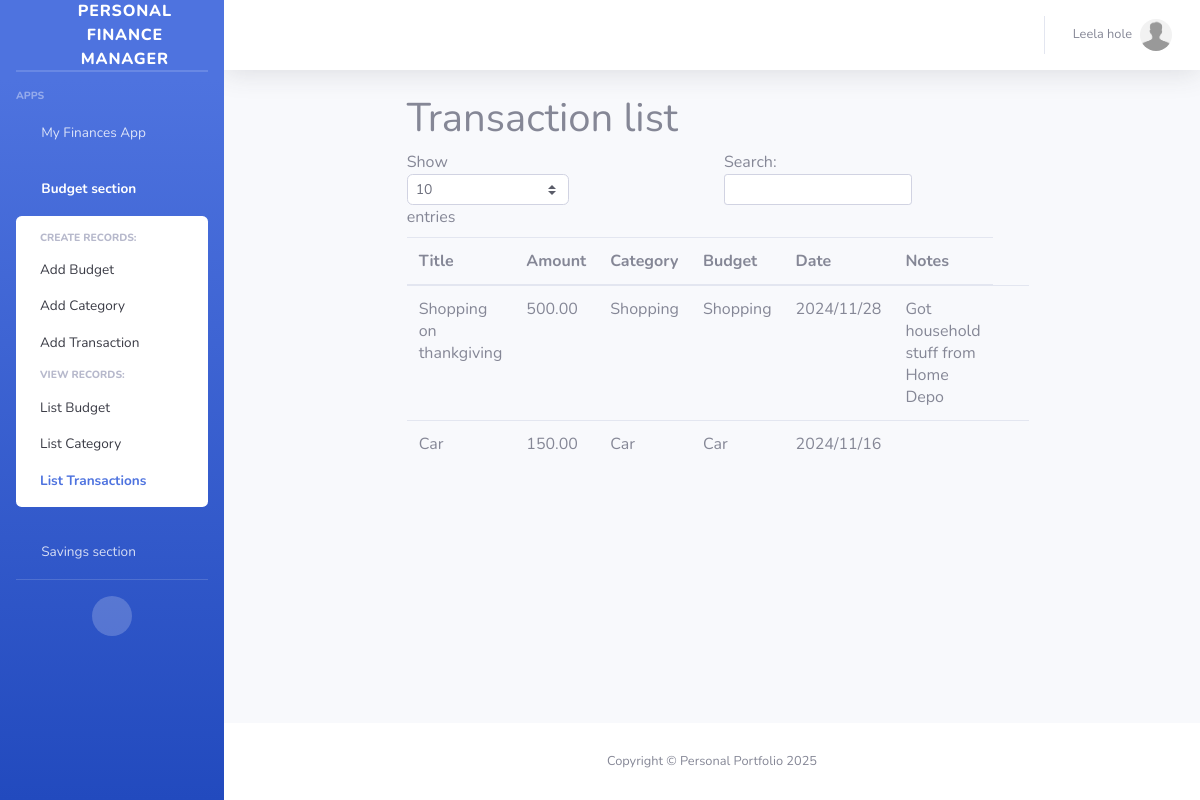
Page /budget_section/transactions/ (signed in) on the committed database.
### accounts/models.py (models this page shows, shortened)
class CustomUser(AbstractUser, PermissionsMixin):
    first_name = models.CharField(_('first name'), max_length=30, blank=False, null=False, unique=True)
    last_name = models.CharField(_('last name'), max_length=30, blank=False, null=False, unique=True)
    email = models.EmailField(_('email address'), unique=True, blank=False, null=False)
    phone_number = PhoneNumberField(null=False, blank=False, unique=True)
    is_active = models.BooleanField(_('active'), default=False)
    is_staff = models.BooleanField(_('staff status'), default=False)
    enable_two_factor_authentication = models.BooleanField(null=True, blank=True)
    date_joined = models.DateTimeField(_('date joined'), default=timezone.now)
    email_verified = models.BooleanField(_('email verified'), default=False,
                                         help_text=_('Designates whether the user has verified their email.'))
    objects = CustomUserManager()
    USERNAME_FIELD = 'email'
    REQUIRED_FIELDS = ['first_name', 'last_name']

class Profile(models.Model):
    user = models.OneToOneField(settings.AUTH_USER_MODEL, on_delete=models.CASCADE)
    avatar = models.ImageField(
        default='avatar.jpg',  # default avatar
        upload_to='profile_avatars'  # dir to store the image
    )
    bio = models.CharField(max_length=1000)
    updated_at = models.DateTimeField(auto_now=True)
    created_at = models.DateTimeField(auto_now_add=True)

### budget_section/models.py (models this page shows, shortened)
class Transaction(models.Model):
    title = models.CharField(max_length=200)
    amount = models.DecimalField(max_digits=10, decimal_places=2)
    category = models.ForeignKey(Category, on_delete=models.CASCADE)
    budget = models.ForeignKey(Budget, on_delete=models.CASCADE)
    slug = models.SlugField(blank=True, null=True, unique=True)
    date = models.DateField()
    notes = models.TextField(null=True, blank=True)
    user = models.ForeignKey(settings.AUTH_USER_MODEL, on_delete=models.CASCADE)
    created_at = models.DateTimeField(auto_now_add=True)
    updated_at = models.DateTimeField(auto_now=True)

class Category(models.Model):
    name = models.CharField(max_length=100)
    description = models.TextField(null=True, blank=True)
    user = models.ForeignKey(settings.AUTH_USER_MODEL, on_delete=models.CASCADE)
    slug = models.SlugField(blank=True, null=True)
    created_at = models.DateTimeField(auto_now_add=True)
    updated_at = models.DateTimeField(auto_now=True)
    def __str__(self):
        return self.name
    class Meta:
        verbose_name_plural = 'Categories'
        unique_together = (('user', 'slug'), ('user', 'name'))

class Budget(models.Model):
    name = models.CharField(max_length=100)
    amount = models.DecimalField(max_digits=10, decimal_places=2)
    start_date = models.DateField()
    end_date = models.DateField(null=True, blank=True)
    slug = models.SlugField(blank=True, null=True)
    user = models.ForeignKey(settings.AUTH_USER_MODEL, on_delete=models.CASCADE)
    created_at = models.DateTimeField(auto_now_add=True)
    updated_at = models.DateTimeField(auto_now=True)
    def __str__(self):
        return self.name
    class Meta:
        verbose_name_plural = 'Budgets'
        unique_together = (('user', 'slug'), ('user', 'name'))

### budget_section/views.py (the view)
# urls.py: path('transactions/', TransactionListView.as_view(), name='transaction_list'),
@method_decorator(login_required, name='dispatch')
class TransactionListView(ListView):
    model = Transaction
    template_name = 'budget_section/category_transaction_budget_list.html'
    extra_context = {'list_what': 'Transaction'}
    def get_queryset(self):
        user = self.request.user
        return Transaction.objects.filter(user=user).order_by('-date')

### helper/context_processors.py (called while the page is built)
def add_custom_context(request):
    return {
        'app_name': request.resolver_match.app_name,
        'page_path': request.path,
        'today': datetime.today(),
        'user': request.user if request.user.is_authenticated else None
    }

### templates/budget_section/category_transaction_budget_list.html (shortened to what this page needs)
{% extends 'base2.html' %}
{% load static %}
{% block content %}
    <div class="row">
        <div class="col-lg-8 mx-auto">
            <h1>{{ list_what }} list</h1>
        </div>
    </div>
    <div class="row">
        <div class="col-lg-8 mx-auto table-responsive">
            {% if object_list %}
                <table id="list-table" class="table">
                    <thead>
                    <tr>
                        {% if list_what == 'Budget' %}
                        <th scope="col">Name</th>
                        <th scope="col">Amount</th>
                        <th scope="col">Start date</th>
                        <th scope="col">End date</th>
                        {% elif list_what == 'Category' %}
                        <th scope="col">Name</th>
                        <th scope="col">Description</th>
                        {% elif list_what == 'Transaction' %}
                        <th scope="col">Title</th>
                        <th scope="col">Amount</th>
                        <th scope="col">Category</th>
                        <th scope="col">Budget</th>
                        <th scope="col">Date</th>
                        <th scope="col">Notes</th>
                        {% endif %}
                    </tr>
                    </thead>
                    <tbody id="table-body">
                    {% for object in object_list %}
                        <tr>
                             {% if list_what == 'Transaction' %}
                                  <td>{{ object.title }}</td>
                                  <td>{{ object.amount }}</td>
                                  <td>{{ object.category }}</td>
                                  <td>{{ object.budget }}</td>
                                  <td>{{ object.date|date:"Y/m/d" }}</td>
                                  <td>{{ object.notes }}</td>
                            {% endif %}
                            <td>
                                {% if list_what == 'Budget' %}
                                    <a href="{% url 'budget_section:budget_details' object.slug %}">
                                        {% elif list_what == 'Category' %}
                                        <a href="{% url 'budget_section:category_details' object.slug %}">
                                            {% else %}
                                            <a href="{% url 'budget_section:transaction_details' object.slug %}">
                                                {% endif %}
                                                <i class="fas fa-search-plus"></i>
                                            </a>
                            </td>
                        </tr>
                    {% endfor %}
                    </tbody>
                </table>
            {% else %}
                Nothing to show
            {% endif %}
        </div>
    </div>
{% endblock %}

### templates/base2.html (shortened to what this page needs)
{% load static %}
{% load crispy_forms_tags %}
<html lang="en">
<head>
    <link href="{% static 'vendor/fontawesome-free/css/all.min.css' %}" rel="stylesheet" type="text/css">
    <link href="{% static 'css/sb-admin-2.min.css' %}" rel="stylesheet">
</head>
<body id="page-top">
<div id="wrapper">
    <ul class="navbar-nav bg-gradient-primary sidebar sidebar-dark accordion" id="accordionSidebar">
        <a class="sidebar-brand d-flex align-items-center justify-content-center" href="{% url 'website:index' %}">
            <div class="sidebar-brand-icon rotate-n-15">
                <i class="fas fa-laugh-wink"></i>
            </div>
            <div class="sidebar-brand-text mx-3">Personal Finance Manager</div>
        </a>
        <hr class="sidebar-divider my-0">
        <hr class="sidebar-divider">
        <div class="sidebar-heading">
            Apps
        </div>
        {% if user %}
            <li class="nav-item{% if app_name == 'my_finances' %} active{% endif %}">
                <a class="nav-link{% if app_name != 'my_finances' %} collapsed{% endif %}" href="#"
                   data-toggle="collapse" data-target="#collapseTwo"
                   aria-expanded="true" aria-controls="collapseTwo">
                    <i class="fas fa-fw fa-cog"></i>
                    <span>My Finances App</span>
                </a>
                        {% url 'my_finances:current_period' as my_finances_current_period %}
                        {% url 'my_finances:year_overview' as my_finances_year_overview %}
                        {% url 'my_finances:balance_create' as my_finances_balance_create %}
                        {% url 'my_finances:income_create' as my_finances_income_create %}
                        {% url 'my_finances:outcome_create' as my_finances_outcome_create %}
                        {% url 'my_finances:balance_list' as my_finances_balance_list %}
                        {% url 'my_finances:income_list' as my_finances_income_list %}
                        {% url 'my_finances:outcome_list' as my_finances_outcome_list %}
            </li>
       <li class="nav-item{% if app_name == 'budget_section' %} active{% endif %}">
            <a class="nav-link{% if app_name != 'budget_section' %} collapsed{% endif %}" href="#"
               data-toggle="collapse" data-target="#collapse2"
               aria-expanded="true" aria-controls="collapse2">
                <i class="fas fa-fw fa-cog"></i>
                <span>Budget section</span>
            </a>
            <div id="collapse2" class="collapse{% if app_name == 'budget_section' %} show{% endif %}"
                 aria-labelledby="headingTwo" data-parent="#accordionSidebar">
                <div class="bg-white py-2 collapse-inner rounded">
                    <h6 class="collapse-header">Create records:</h6>
                    {% url 'budget_section:budget_create' as budget_section_budget_create %}
                    {% url 'budget_section:category_create' as budget_section_category_create %}
                    {% url 'budget_section:transaction_create' as budget_section_transaction_create %}
                    <a class="collapse-item{% if page_path == budget_section_budget_create %} active{% endif %}"
                           href="{{ budget_section_budget_create }}">Add Budget</a>
                    <a class="collapse-item{% if page_path == my_finances_income_create %} active{% endif %}"
                       href="{{ budget_section_category_create }}">Add Category</a>
                    <a class="collapse-item{% if page_path == my_finances_outcome_create %} active{% endif %}"
                       href="{{budget_section_transaction_create }}">Add Transaction</a>
                    <h6 class="collapse-header">View records:</h6>
                     {% url 'budget_section:budget_list' as budget_section_budget_list %}
                    {% url 'budget_section:category_list' as budget_section_category_list %}
                    {% url 'budget_section:transaction_list' as budget_section_transaction_list %}
                    <a class="collapse-item{% if page_path == budget_section_budget_list %} active{% endif %}"
                       href="{{ budget_section_budget_list }}">List Budget</a>
                    <a class="collapse-item{% if page_path == budget_section_category_list%} active{% endif %}"
                       href="{{ budget_section_category_list }}">List Category</a>
                    <a class="collapse-item{% if page_path == budget_section_transaction_list %} active{% endif %}"
                       href="{{ budget_section_transaction_list }}">List Transactions</a>
                </div>
            </div>
        </li>
          <li class="nav-item{% if app_name == 'savings_section' %} active{% endif %}">
            <a class="nav-link{% if app_name != 'savings_section' %} collapsed{% endif %}" href="#"
               data-toggle="collapse" data-target="#collapse3"
               aria-expanded="true" aria-controls="collapse3">
                <i class="fas fa-fw fa-cog"></i>
                <span>Savings section</span>
            </a>
                    {% url 'savings_section:savings_create' as savings_section_savings_create %}
                    {% url 'savings_section:deposit_create' as savings_section_deposit_create %}
                    {% url 'savings_section:withdrawal_create' as savings_section_withdrawal_create %}
                    {% url 'savings_section:savings_goal_create' as savings_section_savings_goal_create %}
                    {% url 'savings_section:savings_list' as savings_section_savings_list %}
                    {% url 'savings_section:deposits_list' as savings_section_deposit_list %}
                    {% url 'savings_section:withdrawals_list' as savings_section_withdrawal_list %}
                    {% url 'savings_section:savings_goals_list' as savings_section_savings_goal_list %}
        </li>
        {% endif %}
        <hr class="sidebar-divider">
        <div class="text-center d-none d-md-inline">
            <button class="rounded-circle border-0" id="sidebarToggle"></button>
        </div>
    </ul>
    <div id="content-wrapper" class="d-flex flex-column">
        <div id="content">
            <nav class="navbar navbar-expand navbar-light bg-white topbar mb-4 static-top shadow">
                <ul class="navbar-nav ml-auto">
                    <li class="nav-item dropdown no-arrow">
                        {% if user %}
                            <a class="nav-link dropdown-toggle" href="#" id="userDropdown" role="button"
                               data-toggle="dropdown" aria-haspopup="true" aria-expanded="false">
                                <span class="mr-2 d-none d-lg-inline text-gray-600 small">{{ user.first_name }} {{ user.last_name }}</span>
                                <img class="img-profile rounded-circle"
                                     src="{{user.profile.avatar.url}}" alt="{{ user.username }}">
                            </a>
                        {% endif %}
                    </li>
                </ul>
            </nav>
            <div class="container-fluid">
                {% block content %}
                {% endblock %}
            </div>
        </div>
        <footer class="sticky-footer bg-white">
            <div class="container my-auto">
                <div class="copyright text-center my-auto">
                    <span>Copyright &copy; Personal Portfolio {{ today.year }}</span>
                </div>
            </div>
        </footer>
    </div>
</div>
</body>
</html>

### rows in the picture
CustomUser: first_name "Leela", last_name "hole", profile.avatar (placeholder picture)
Transaction: title "Shopping on thankgiving", amount "500.00", category "Shopping", budget "Shopping", date "2024/11/28", notes "Got household stuff from Home Depo"
Transaction: title "Car", amount "150.00", category "Car", budget "Car", date "2024/11/16"

### other values in the picture
{{ list_what }} "Transaction"
